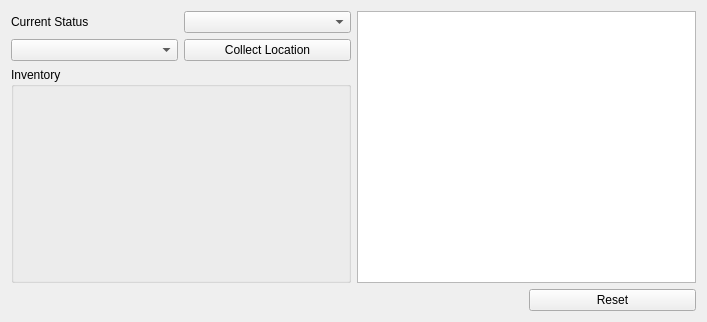
<?xml version="1.0" encoding="UTF-8"?>
<ui version="4.0">
 <class>DebugBackendWindow</class>
 <widget class="QMainWindow" name="DebugBackendWindow">
  <property name="geometry">
   <rect>
    <x>0</x>
    <y>0</y>
    <width>707</width>
    <height>322</height>
   </rect>
  </property>
  <property name="windowTitle">
   <string>Debug Backend</string>
  </property>
  <widget class="QWidget" name="central_widget">
   <property name="maximumSize">
    <size>
     <width>16777215</width>
     <height>16777215</height>
    </size>
   </property>
   <property name="layoutDirection">
    <enum>Qt::LeftToRight</enum>
   </property>
   <layout class="QGridLayout" name="gridLayout">
    <item row="4" column="3">
     <widget class="QPushButton" name="reset_button">
      <property name="text">
       <string>Reset</string>
      </property>
     </widget>
    </item>
    <item row="0" column="2" rowspan="4" colspan="2">
     <widget class="QListWidget" name="messages_list"/>
    </item>
    <item row="0" column="0">
     <widget class="QLabel" name="current_status_label">
      <property name="text">
       <string>Current Status</string>
      </property>
     </widget>
    </item>
    <item row="0" column="1">
     <widget class="QComboBox" name="current_status_combo"/>
    </item>
    <item row="1" column="1">
     <widget class="QPushButton" name="collect_location_button">
      <property name="text">
       <string>Collect Location</string>
      </property>
     </widget>
    </item>
    <item row="1" column="0">
     <widget class="QComboBox" name="collect_location_combo"/>
    </item>
    <item row="2" column="0" rowspan="2" colspan="2">
     <widget class="QGroupBox" name="inventory_box">
      <property name="title">
       <string>Inventory</string>
      </property>
      <layout class="QGridLayout" name="gridLayout_2">
       <item row="0" column="0">
        <widget class="QLabel" name="inventory_label">
         <property name="text">
          <string/>
         </property>
        </widget>
       </item>
      </layout>
     </widget>
    </item>
   </layout>
  </widget>
  <widget class="QMenuBar" name="menuBar">
   <property name="geometry">
    <rect>
     <x>0</x>
     <y>0</y>
     <width>707</width>
     <height>21</height>
    </rect>
   </property>
  </widget>
 </widget>
 <layoutdefault spacing="6" margin="11"/>
 <resources/>
 <connections/>
</ui>
